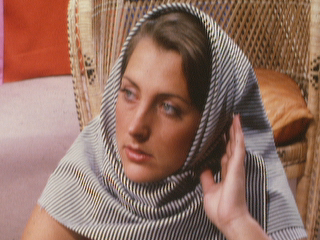
%> input picture data/barbaraFaceRgb.tif, 320 x 240 px
$ octave practice07_2_ip.m   (GNU Octave 9; MATLAB toolbox functions it lacks are replaced by stand-ins)
%> lines starting %> are read from the running program, lines starting %| are printed output that depends on the picture
% practice07_2.m
%
% $Id: practice07_2_ip.m,v 1.2 2007/05/07 11:09:47 sho Exp $
%
% Copyright (C) 2005-2015 Shogo MURAMATSU, All rights reserved
%

%% 尨夋憸偺撉崬
pictureRgb = imread('data/barbaraFaceRgb.tif');
%> pictureRgb is the input picture: size 240x320x3 uint8; mean R, G, B 147.4, 112.4, 99
pictureGray = rgb2gray(pictureRgb);
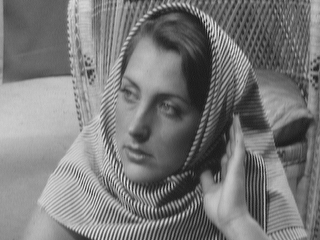
%> pictureGray: size 240x320 uint8; min 15, max 236, mean 121.3

%% 尨夋憸偺昞帵
figure(1)
imshow(pictureGray)
title('Original picture')

%% 擇師尦儀僋僩儖廤崌偺拪弌
nPixels = numel(pictureGray);
%> nPixels = 76800
setOfX = reshape(pictureGray.', 2, nPixels/2);

%% 曄姺慜偺嶶晍恾
figure(2)
scatter(setOfX(1,:),setOfX(2,:),'.')
axis square
xlabel('x_0')
ylabel('x_1')
title('Scatter plot (before transform)')
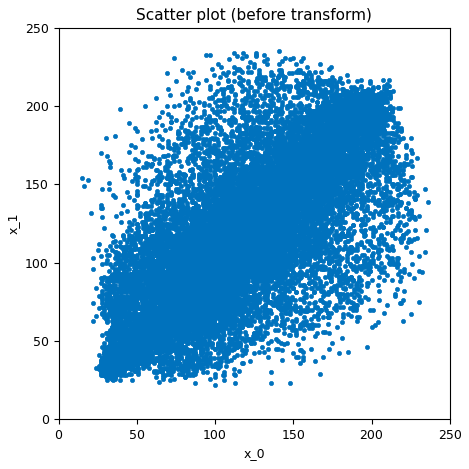
%> figure redrawn from the program's plot data

%% 怣崋曄姺
setOfY = 1 / sqrt(2) * [ 1 1 ; -1 1 ] * double(setOfX);

%% 曄姺屻偺嶶晍恾
figure(3)
scatter(setOfY(1,:),setOfY(2,:),'.')
axis square
xlabel('y_0')
ylabel('y_1')
title('Scatter plot (after transform)')
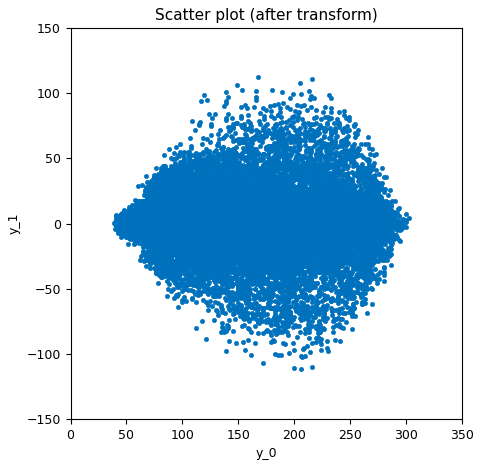
%> figure redrawn from the program's plot data

% end

$ run again, with data/barbaraRgb.tif copied over data/barbaraFaceRgb.tif
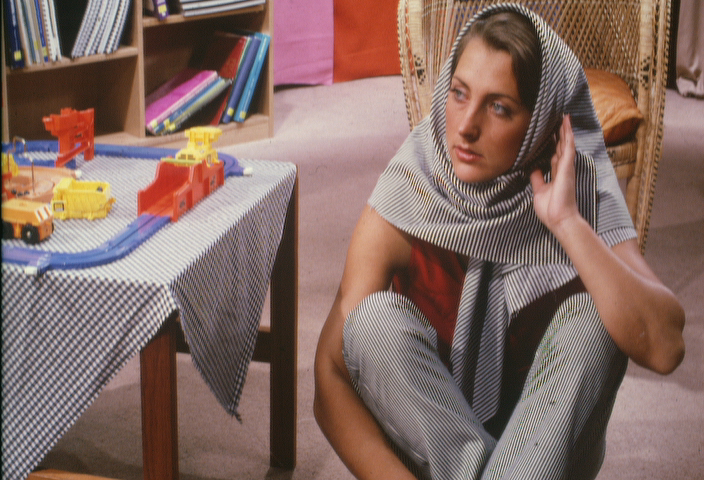
%> input picture data/barbaraRgb.tif, 704 x 480 px
%> pictureRgb is the input picture: size 480x704x3 uint8; mean R, G, B 132, 106.6, 99.4
%> `pictureGray = rgb2gray(pictureRgb);`:
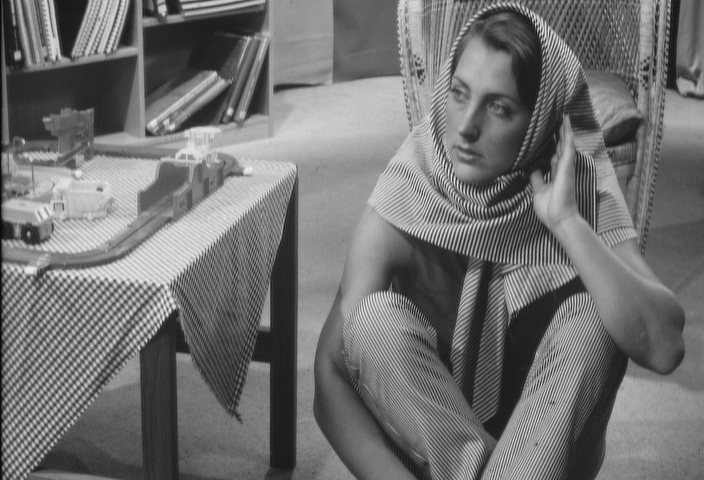
%> pictureGray: size 480x704 uint8; min 8, max 239, mean 113.4
%> `title('Scatter plot (after transform)')`:
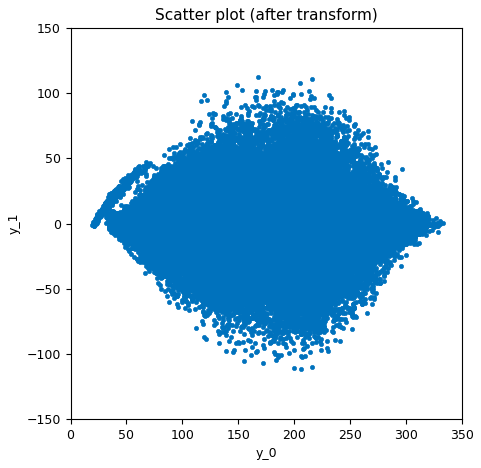
%> figure redrawn from the program's plot data

$ run again, with data/boatsRgb.tif copied over data/barbaraFaceRgb.tif
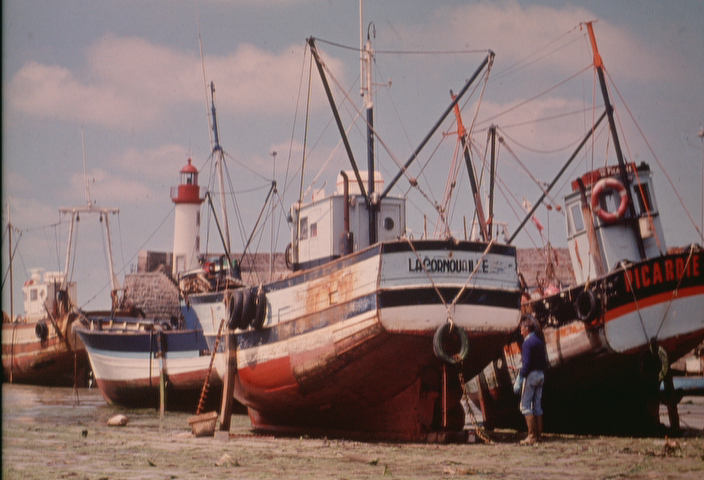
%> input picture data/boatsRgb.tif, 704 x 480 px
%> pictureRgb is the input picture: size 480x704x3 uint8; mean R, G, B 134.9, 113.9, 111.8
%> `pictureGray = rgb2gray(pictureRgb);`:
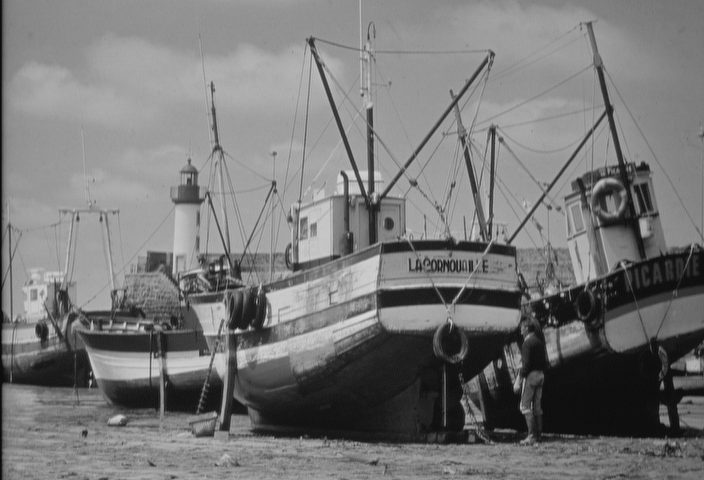
%> pictureGray: size 480x704 uint8; min 7, max 220, mean 120
%> `title('Scatter plot (after transform)')`:
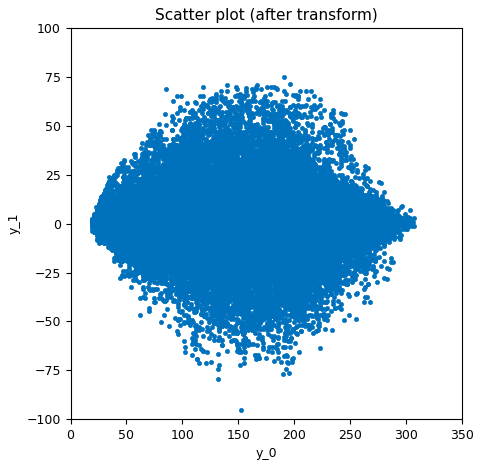
%> figure redrawn from the program's plot data
